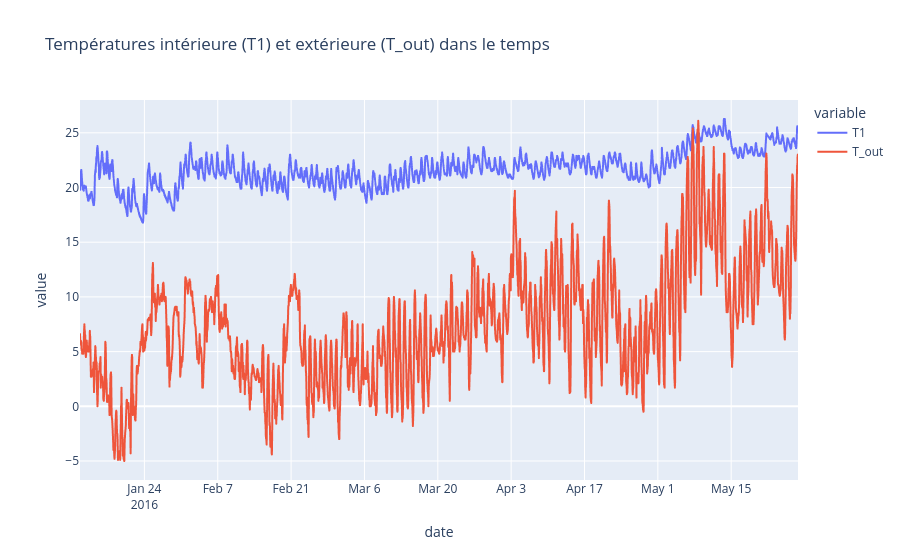

The notebook cell saved with this chart:
### Markdown cell above
●  Créer des visualisations interactives à l’aide de bibliothèques comme Plotly pour améliorer l'expérience utilisateur (bonus).

### Code cell
# Visualisation interactive avec Plotly (bonus)
import plotly.express as px

fig = px.line(df, x='date', y=['T1', 'T_out'], title='Températures intérieure (T1) et extérieure (T_out) dans le temps')
fig.show()

### Figure 1 — Plotly figure (JSON) as saved in the notebook; plotly's stock layout.template omitted (floating-point values rounded to 4 significant figures; data arrays with more than 128 entries replaced by an {"elided": "..."} marker saying what was removed)
{"data": [{"hovertemplate": "variable=T1<br>date=%{x}<br>value=%{y}<extra></extra>", "legendgroup": "T1", "line": {"color": "#636efa", "dash": "solid"}, "marker": {"symbol": "circle"}, "mode": "lines", "name": "T1", "showlegend": true, "type": "scattergl", "x": {"elided": "19735 str values"}, "xaxis": "x", "y": {"elided": "19735 float values"}, "yaxis": "y"}, {"hovertemplate": "variable=T_out<br>date=%{x}<br>value=%{y}<extra></extra>", "legendgroup": "T_out", "line": {"color": "#EF553B", "dash": "solid"}, "marker": {"symbol": "circle"}, "mode": "lines", "name": "T_out", "showlegend": true, "type": "scattergl", "x": {"elided": "19735 str values"}, "xaxis": "x", "y": {"elided": "19735 float values"}, "yaxis": "y"}], "layout": {"legend": {"title": {"text": "variable"}, "tracegroupgap": 0}, "title": {"text": "Températures intérieure (T1) et extérieure (T_out) dans le temps"}, "xaxis": {"anchor": "y", "domain": [0, 1], "title": {"text": "date"}}, "yaxis": {"anchor": "x", "domain": [0, 1], "title": {"text": "value"}}}}
